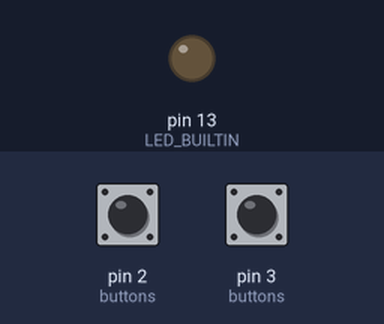
The sketch below on a simulated Arduino Uno, built with avr-gcc and run on an emulated ATmega328P. Shown: output pins drawn as LEDs (lit = HIGH). Inputs (shaded band) come from the test bench; at power-on: pin 2 (buttons) HIGH, pin 3 (buttons) HIGH. What the sketch prints to the serial monitor is not drawn.

Above: at 1.2 s.
1.3 s: pin 2 (buttons) pulled LOW for 0.15 s
At 1.39 s:
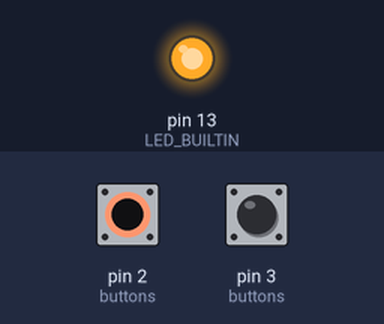
2.9 s: pin 3 (buttons) pulled LOW for 0.15 s
At 4.2 s:
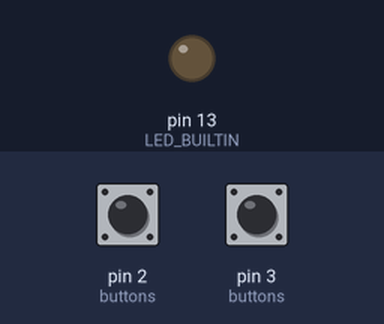
4.5 s: pin 2 (buttons) pulled LOW for 1 s
At 5.3 s:
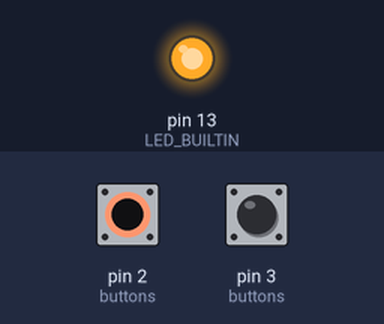
7.0 s: pin 3 (buttons) pulled LOW for 1 s
At 8.6 s:
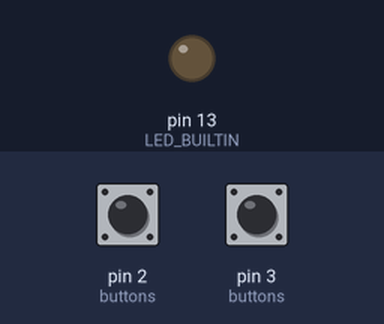
9.5 s: pin 3 (buttons) pulled LOW for 3.2 s
At 10.9 s:
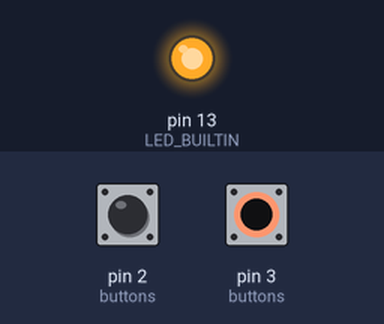
14.2 s: pin 2 (buttons) pulled LOW for 3.2 s
At 18.1 s:
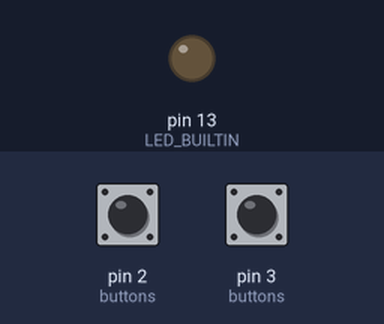
Timing chart, 0 to 19.6 s (numbered marks = the images above; inputs shaded):
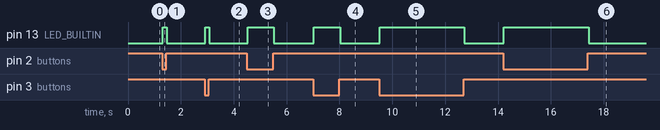

Measured:
- after the input at 1.3 s, pin 13 (LED_BUILTIN): LOW → HIGH at once, → LOW 0.15 s later
- after the input at 2.9 s, pin 13 (LED_BUILTIN): LOW → HIGH at once, → LOW 0.15 s later
- after the input at 4.5 s, pin 13 (LED_BUILTIN): LOW → HIGH at once, → LOW 1.0 s later
- after the input at 7.0 s, pin 13 (LED_BUILTIN): LOW → HIGH at once, → LOW 1.0 s later
- after the input at 9.5 s, pin 13 (LED_BUILTIN): LOW → HIGH at once, → LOW 3.2 s later
- after the input at 14.2 s, pin 13 (LED_BUILTIN): LOW → HIGH at once, → LOW 3.2 s later

The sketch:

arduino-controller.ino
```cpp
/*
 * controller.ino — 라즈베리파이 게임용 버튼 조종기
 *
 * 버튼을 읽어 USB 시리얼로 문자 하나를 보낸다. 게임 쪽은 그 문자를 읽는다.
 *
 *   [왼쪽 버튼] D2 ─┐
 *   [오른쪽 버튼] D3 ─┴→ 아두이노 → USB 시리얼 9600bps → 라즈베리파이
 *
 * 배선은 버튼마다 두 가닥뿐이다. 한쪽 다리를 D2(또는 D3), 다른쪽 다리를 GND 로.
 * INPUT_PULLUP 을 쓰므로 저항이 필요 없다 — 평소 HIGH, 누르면 LOW.
 *
 * 프로토콜. 누를 때와 뗄 때를 각각 보낸다.
 *
 *   왼쪽  누름 'L'   뗌 'l'
 *   오른쪽 누름 'R'   뗌 'r'
 *
 * 왜 뗌도 보내는가 — "누르고 있는 동안 이동"을 하려면 게임이 상태를 알아야 한다.
 * 누름만 보내면 게임은 언제 멈춰야 할지 알 수 없다.
 *
 * 문자 하나만 받는 게임(예: 점프 한 종류)에 붙이려면 release 를 0 으로 두고
 * press 를 그 문자로 바꾼다. 0 이면 뗄 때 아무것도 보내지 않는다.
 */

struct Button {
  const uint8_t pin;
  const char press;             // 누를 때 보낼 문자
  const char release;           // 뗄 때 보낼 문자 (0 = 보내지 않음)
  int lastReading;              // 직전에 읽은 원값 (디바운스용)
  int stableState;              // 확정된 상태
  unsigned long lastChangeMs;   // 원값이 마지막으로 바뀐 시각
};

Button buttons[] = {
  {2, 'L', 'l', HIGH, HIGH, 0},
  {3, 'R', 'r', HIGH, HIGH, 0},
};

const size_t BUTTON_COUNT = sizeof(buttons) / sizeof(buttons[0]);

// 기계식 스위치는 접점이 붙는 순간 수 ms 동안 떨린다. 이 시간만큼 값이
// 유지돼야 상태 변화로 인정한다. 너무 크게 잡으면 연타가 씹힌다.
const unsigned long DEBOUNCE_MS = 25;

void setup() {
  Serial.begin(9600);
  for (size_t i = 0; i < BUTTON_COUNT; i++) {
    pinMode(buttons[i].pin, INPUT_PULLUP);
  }
  pinMode(LED_BUILTIN, OUTPUT);

  // 부팅 배너. 꽂자마자 이게 오면 업로드·통신·보드레이트가 전부 확인된다.
  // 남는 변수는 배선 하나뿐이라 진단이 훨씬 빨라진다.
  // ⚠️ 배너에는 프로토콜 문자(L l R r J)를 쓰지 않는다 — 게임이 입력으로 오해한다.
  Serial.write("# btn2 ok\n");
}

void loop() {
  bool anyPressed = false;

  for (size_t i = 0; i < BUTTON_COUNT; i++) {
    Button &b = buttons[i];
    const int reading = digitalRead(b.pin);

    if (reading != b.lastReading) {          // 떨림 시작 — 타이머만 리셋
      b.lastReading = reading;
      b.lastChangeMs = millis();
    }

    // 값이 DEBOUNCE_MS 동안 유지됐고, 확정 상태와 다르면 그때 한 번만 보낸다.
    if (millis() - b.lastChangeMs >= DEBOUNCE_MS && reading != b.stableState) {
      b.stableState = reading;
      if (b.stableState == LOW) {            // 눌림 (풀업이라 LOW 가 눌린 상태)
        Serial.write(b.press);
      } else if (b.release) {                // 뗌
        Serial.write(b.release);
      }
    }

    if (b.stableState == LOW) {
      anyPressed = true;
    }
  }

  // 하나라도 눌려 있으면 보드 LED 를 켠다. 배선이 맞는지 눈으로 바로 확인된다.
  digitalWrite(LED_BUILTIN, anyPressed ? HIGH : LOW);
}
```
